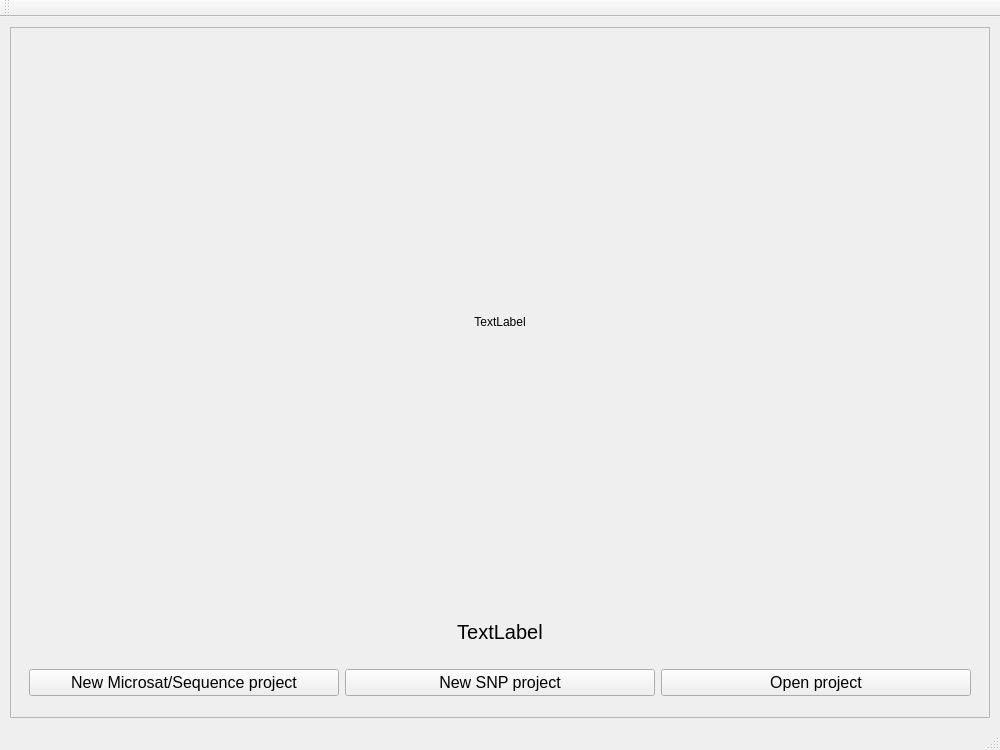
<?xml version="1.0" encoding="UTF-8"?>
<ui version="4.0">
 <class>MainWindow</class>
 <widget class="QMainWindow" name="MainWindow">
  <property name="geometry">
   <rect>
    <x>0</x>
    <y>0</y>
    <width>1000</width>
    <height>750</height>
   </rect>
  </property>
  <property name="sizePolicy">
   <sizepolicy hsizetype="Preferred" vsizetype="Preferred">
    <horstretch>0</horstretch>
    <verstretch>0</verstretch>
   </sizepolicy>
  </property>
  <property name="minimumSize">
   <size>
    <width>700</width>
    <height>650</height>
   </size>
  </property>
  <widget class="QWidget" name="centralwidget">
   <layout class="QVBoxLayout" name="verticalLayout_3">
    <item>
     <widget class="QStackedWidget" name="stackedWidget">
      <property name="currentIndex">
       <number>1</number>
      </property>
      <widget class="QWidget" name="page">
       <layout class="QVBoxLayout" name="verticalLayout_2">
        <property name="spacing">
         <number>1</number>
        </property>
        <property name="margin">
         <number>1</number>
        </property>
        <item>
         <widget class="QTabWidget" name="tabWidget">
          <property name="tabPosition">
           <enum>QTabWidget::West</enum>
          </property>
          <property name="tabShape">
           <enum>QTabWidget::Triangular</enum>
          </property>
          <property name="currentIndex">
           <number>0</number>
          </property>
          <property name="documentMode">
           <bool>false</bool>
          </property>
          <property name="tabsClosable">
           <bool>true</bool>
          </property>
          <property name="movable">
           <bool>true</bool>
          </property>
          <widget class="QWidget" name="tab_6">
           <attribute name="title">
            <string>Projet 2</string>
           </attribute>
           <layout class="QVBoxLayout" name="verticalLayout"/>
          </widget>
         </widget>
        </item>
       </layout>
      </widget>
      <widget class="QWidget" name="page_2">
       <layout class="QVBoxLayout" name="verticalLayout_5">
        <property name="spacing">
         <number>1</number>
        </property>
        <property name="margin">
         <number>1</number>
        </property>
        <item>
         <widget class="QFrame" name="accueilFrame">
          <property name="frameShape">
           <enum>QFrame::StyledPanel</enum>
          </property>
          <property name="frameShadow">
           <enum>QFrame::Raised</enum>
          </property>
          <layout class="QVBoxLayout" name="verticalLayout_4">
           <item>
            <widget class="QLabel" name="imgLabel">
             <property name="text">
              <string>TextLabel</string>
             </property>
             <property name="alignment">
              <set>Qt::AlignCenter</set>
             </property>
            </widget>
           </item>
           <item>
            <widget class="QLabel" name="versionLabel">
             <property name="minimumSize">
              <size>
               <width>0</width>
               <height>40</height>
              </size>
             </property>
             <property name="maximumSize">
              <size>
               <width>16777215</width>
               <height>40</height>
              </size>
             </property>
             <property name="font">
              <font>
               <pointsize>15</pointsize>
              </font>
             </property>
             <property name="text">
              <string>TextLabel</string>
             </property>
             <property name="alignment">
              <set>Qt::AlignCenter</set>
             </property>
            </widget>
           </item>
           <item>
            <widget class="QFrame" name="frame">
             <property name="minimumSize">
              <size>
               <width>0</width>
               <height>50</height>
              </size>
             </property>
             <property name="maximumSize">
              <size>
               <width>16777215</width>
               <height>50</height>
              </size>
             </property>
             <property name="frameShape">
              <enum>QFrame::NoFrame</enum>
             </property>
             <property name="frameShadow">
              <enum>QFrame::Raised</enum>
             </property>
             <layout class="QHBoxLayout" name="horizontalLayout">
              <property name="topMargin">
               <number>1</number>
              </property>
              <property name="bottomMargin">
               <number>1</number>
              </property>
              <item>
               <widget class="QPushButton" name="newMSSProjectButton">
                <property name="font">
                 <font>
                  <pointsize>12</pointsize>
                 </font>
                </property>
                <property name="text">
                 <string>New Microsat/Sequence project</string>
                </property>
               </widget>
              </item>
              <item>
               <widget class="QPushButton" name="newSNPProjectButton">
                <property name="font">
                 <font>
                  <pointsize>12</pointsize>
                 </font>
                </property>
                <property name="text">
                 <string>New SNP project</string>
                </property>
               </widget>
              </item>
              <item>
               <widget class="QPushButton" name="openProjectButton">
                <property name="font">
                 <font>
                  <pointsize>12</pointsize>
                 </font>
                </property>
                <property name="text">
                 <string>Open project</string>
                </property>
               </widget>
              </item>
             </layout>
            </widget>
           </item>
          </layout>
         </widget>
        </item>
       </layout>
      </widget>
     </widget>
    </item>
   </layout>
  </widget>
  <widget class="QMenuBar" name="menubar">
   <property name="geometry">
    <rect>
     <x>0</x>
     <y>0</y>
     <width>1000</width>
     <height>23</height>
    </rect>
   </property>
  </widget>
  <widget class="QStatusBar" name="statusBar"/>
  <widget class="QToolBar" name="toolBar">
   <property name="windowTitle">
    <string>toolBar</string>
   </property>
   <property name="floatable">
    <bool>false</bool>
   </property>
   <attribute name="toolBarArea">
    <enum>TopToolBarArea</enum>
   </attribute>
   <attribute name="toolBarBreak">
    <bool>false</bool>
   </attribute>
  </widget>
  <action name="actionWeb">
   <property name="checkable">
    <bool>true</bool>
   </property>
   <property name="text">
    <string>activer web</string>
   </property>
   <property name="toolTip">
    <string>obvious</string>
   </property>
  </action>
  <action name="action">
   <property name="checkable">
    <bool>true</bool>
   </property>
   <property name="text">
    <string>plap</string>
   </property>
   <property name="toolTip">
    <string>hohoho</string>
   </property>
  </action>
  <action name="actionLoop">
   <property name="checkable">
    <bool>true</bool>
   </property>
   <property name="text">
    <string>loop</string>
   </property>
   <property name="toolTip">
    <string>c'est la vie!</string>
   </property>
   <property name="shortcut">
    <string>Ctrl+Alt+L</string>
   </property>
  </action>
  <action name="actionOngsuiv">
   <property name="text">
    <string>ongsuiv</string>
   </property>
   <property name="shortcut">
    <string>Ctrl+PgDown</string>
   </property>
  </action>
  <action name="actionOngprec">
   <property name="text">
    <string>ongprec</string>
   </property>
   <property name="shortcut">
    <string>Ctrl+PgUp</string>
   </property>
  </action>
 </widget>
 <tabstops>
  <tabstop>newMSSProjectButton</tabstop>
  <tabstop>tabWidget</tabstop>
 </tabstops>
 <resources/>
 <connections/>
</ui>
